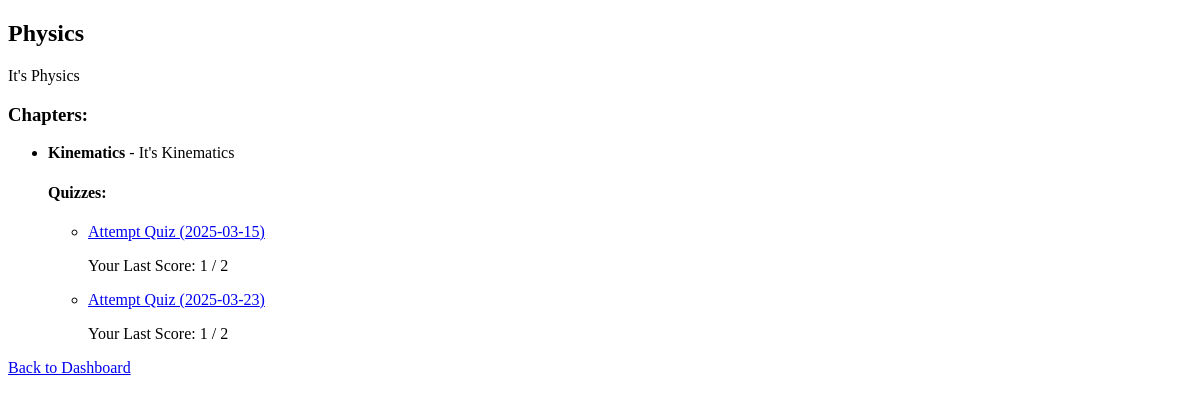
Before: /view_quizzes/1 (signed in) with the older database file.
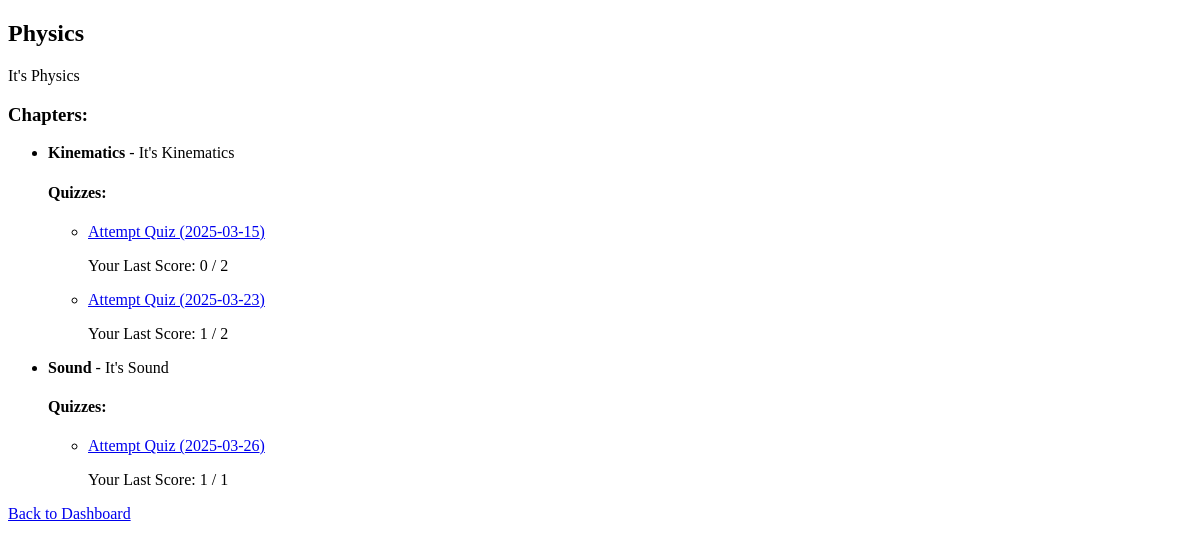
After: the same page with the newer database file.
### models/models.py (models this page shows)
class Subject(db.Model):
    id = db.Column(db.Integer, primary_key=True)
    name = db.Column(db.String(150), unique=True, nullable=False)
    description = db.Column(db.Text, nullable=True)

class Chapter(db.Model):
    id = db.Column(db.Integer, primary_key=True)
    subject_id = db.Column(db.Integer, db.ForeignKey('subject.id'), nullable=False)
    name = db.Column(db.String(150), nullable=False)
    description = db.Column(db.Text, nullable=True)

class Quiz(db.Model):
    id = db.Column(db.Integer, primary_key=True)
    chapter_id = db.Column(db.Integer, db.ForeignKey('chapter.id'), nullable=False)
    date_of_quiz = db.Column(db.DateTime, nullable=False)
    remarks = db.Column(db.String(255), nullable=True)
    chapter = db.relationship('Chapter', backref=db.backref('quizzes', lazy=True))
    questions = db.relationship('Question', backref='quiz', lazy=True)

### app.py (the view)
@app.route("/view_quizzes/<int:subject_id>")
def view_quizzes(subject_id):
    if "user_id" not in session:
        return redirect(url_for("login"))
    user_id = session["user_id"]
    subject = Subject.query.get(subject_id)
    if not subject:
        return "Subject not found", 404
    chapters = Chapter.query.filter_by(subject_id=subject_id).all()
    quizzes_by_chapter = {}
    user_scores = {}  # Dictionary to store user scores for each quiz
    for chapter in chapters:
        quizzes = Quiz.query.filter_by(chapter_id=chapter.id).all()
        quizzes_by_chapter[chapter.id] = quizzes
        for quiz in quizzes:
            score_record = Score.query.filter_by(user_id=user_id, quiz_id=quiz.id).order_by(Score.time_stamp_of_attempt.desc()).first()
            user_scores[quiz.id] = score_record.total_scored if score_record else None
    return render_template("view_quizzes.html", subject=subject, chapters=chapters, quizzes_by_chapter=quizzes_by_chapter, user_scores=user_scores)

### templates/view_quizzes.html (shortened to what this page needs)
<!DOCTYPE html>
<html lang="en">
<head>
</head>
<body>
    <h2>{{ subject.name }}</h2>
    <p>{{ subject.description }}</p>
    <h3>Chapters:</h3>
    {% if chapters %}
        <ul>
            {% for chapter in chapters %}
                <li>
                    <strong>{{ chapter.name }}</strong> - {{ chapter.description }}
                    <h4>Quizzes:</h4>
                    {% if quizzes_by_chapter[chapter.id] %}
                        <ul>
                            {% for quiz in quizzes_by_chapter[chapter.id] %}
                            <li>
                                <a href="{{ url_for('attempt_quiz', quiz_id=quiz.id) }}">
                                    Attempt Quiz ({{ quiz.date_of_quiz.strftime('%Y-%m-%d') }})
                                </a>
                                {% if user_scores.get(quiz.id) is not none %}
                                    <p>Your Last Score: {{ user_scores[quiz.id] }} / {{ quiz.questions|length }}</p>
                                {% else %}
                                    <p>You haven't attempted this quiz yet.</p>
                                {% endif %}
                            </li>
                            {% endfor %}
                        </ul>
                    {% else %}
                        <p>No quizzes available for this chapter.</p>
                    {% endif %}
                </li>
            {% endfor %}
        </ul>
    {% else %}
        <p>No chapters available for this subject.</p>
    {% endif %}
    <p><a href="{{ url_for('user_dashboard') }}">Back to Dashboard</a></p>
</body>
</html>

Changed rows visible on the page:
computed for Quiz (number 1 of 3 on the later page): id "1" → "0"
added Chapter: name "Sound", description "It's Sound"
added Quiz: date_of_quiz "2025-03-26", user_scores "1", questions|length "1", shown under "Sound"
